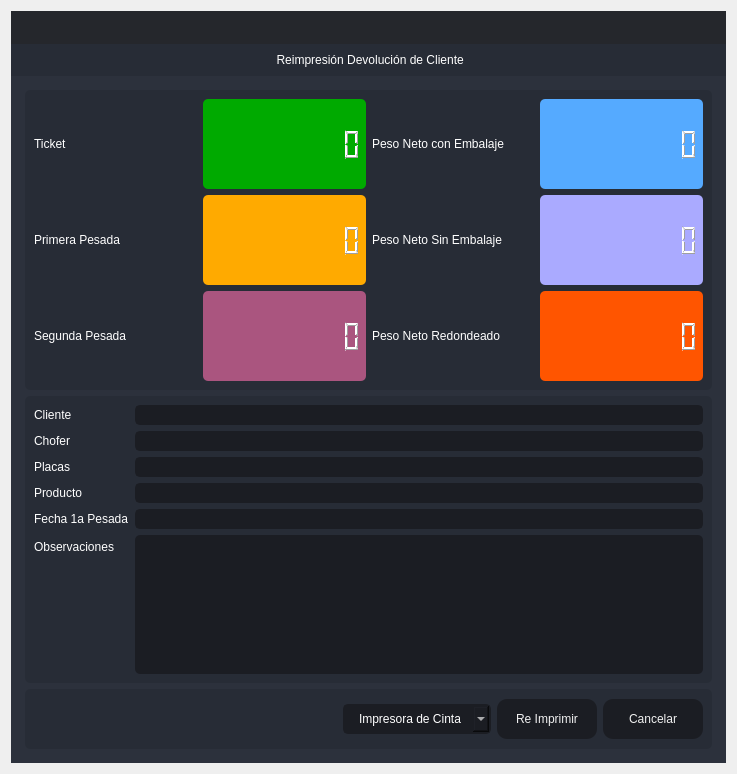
<?xml version="1.0" encoding="UTF-8"?>
<ui version="4.0">
 <class>Destare</class>
 <widget class="QDialog" name="Destare">
  <property name="windowModality">
   <enum>Qt::ApplicationModal</enum>
  </property>
  <property name="geometry">
   <rect>
    <x>0</x>
    <y>0</y>
    <width>737</width>
    <height>774</height>
   </rect>
  </property>
  <property name="minimumSize">
   <size>
    <width>737</width>
    <height>774</height>
   </size>
  </property>
  <property name="maximumSize">
   <size>
    <width>737</width>
    <height>774</height>
   </size>
  </property>
  <property name="windowTitle">
   <string> Reimpresión de Devolución de Cliente</string>
  </property>
  <property name="windowIcon">
   <iconset resource="files.qrc">
    <normaloff>:/16x16/icons/16x16/logo.png</normaloff>:/16x16/icons/16x16/logo.png</iconset>
  </property>
  <layout class="QVBoxLayout" name="verticalLayout_6">
   <item>
    <widget class="QFrame" name="frame_main">
     <property name="styleSheet">
      <string notr="true">/* LINE EDIT */
QLineEdit {
	background-color: rgb(27, 29, 35);
	border-radius: 5px;
	border: 2px solid rgb(27, 29, 35);
	padding-left: 10px;
}
QLineEdit:hover {
	border: 2px solid rgb(64, 71, 88);
}
QLineEdit:focus {
	border: 2px solid rgb(91, 101, 124);
}

/* SCROLL BARS */
QScrollBar:horizontal {
    border: none;
    background: rgb(52, 59, 72);
    height: 14px;
    margin: 0px 21px 0 21px;
	border-radius: 0px;
}
QScrollBar::handle:horizontal {
    background: rgb(85, 170, 255);
    min-width: 25px;
	border-radius: 7px
}
QScrollBar::add-line:horizontal {
    border: none;
    background: rgb(55, 63, 77);
    width: 20px;
	border-top-right-radius: 7px;
    border-bottom-right-radius: 7px;
    subcontrol-position: right;
    subcontrol-origin: margin;
}
QScrollBar::sub-line:horizontal {
    border: none;
    background: rgb(55, 63, 77);
    width: 20px;
	border-top-left-radius: 7px;
    border-bottom-left-radius: 7px;
    subcontrol-position: left;
    subcontrol-origin: margin;
}
QScrollBar::up-arrow:horizontal, QScrollBar::down-arrow:horizontal
{
     background: none;
}
QScrollBar::add-page:horizontal, QScrollBar::sub-page:horizontal
{
     background: none;
}
 QScrollBar:vertical {
	border: none;
    background: rgb(52, 59, 72);
    width: 14px;
    margin: 21px 0 21px 0;
	border-radius: 0px;
 }
 QScrollBar::handle:vertical {	
	background: rgb(85, 170, 255);
    min-height: 25px;
	border-radius: 7px
 }
 QScrollBar::add-line:vertical {
     border: none;
    background: rgb(55, 63, 77);
     height: 20px;
	border-bottom-left-radius: 7px;
    border-bottom-right-radius: 7px;
     subcontrol-position: bottom;
     subcontrol-origin: margin;
 }
 QScrollBar::sub-line:vertical {
	border: none;
    background: rgb(55, 63, 77);
     height: 20px;
	border-top-left-radius: 7px;
    border-top-right-radius: 7px;
     subcontrol-position: top;
     subcontrol-origin: margin;
 }
 QScrollBar::up-arrow:vertical, QScrollBar::down-arrow:vertical {
     background: none;
 }

 QScrollBar::add-page:vertical, QScrollBar::sub-page:vertical {
     background: none;
 }

/* CHECKBOX */
QCheckBox::indicator {
    border: 3px solid rgb(52, 59, 72);
	width: 15px;
	height: 15px;
	border-radius: 10px;
    background: rgb(44, 49, 60);
}
QCheckBox::indicator:hover {
    border: 3px solid rgb(58, 66, 81);
}
QCheckBox::indicator:checked {
    background: 3px solid rgb(52, 59, 72);
	border: 3px solid rgb(52, 59, 72);	
	background-image: url(:/16x16/icons/16x16/cil-check-alt.png);
}

/* RADIO BUTTON */
QRadioButton::indicator {
    border: 3px solid rgb(52, 59, 72);
	width: 15px;
	height: 15px;
	border-radius: 10px;
    background: rgb(44, 49, 60);
}
QRadioButton::indicator:hover {
    border: 3px solid rgb(58, 66, 81);
}
QRadioButton::indicator:checked {
    background: 3px solid rgb(94, 106, 130);
	border: 3px solid rgb(52, 59, 72);	
}

/* COMBOBOX */
QComboBox{
	background-color: rgb(27, 29, 35);
	border-radius: 5px;
	border: 2px solid rgb(27, 29, 35);
	padding: 5px;
	padding-left: 10px;
}
QComboBox:hover{
	border: 2px solid rgb(64, 71, 88);
}
QComboBox::drop-down {
	subcontrol-origin: padding;
	subcontrol-position: top right;
	width: 25px; 
	border-left-width: 3px;
	border-left-color: rgba(39, 44, 54, 150);
	border-left-style: solid;
	border-top-right-radius: 3px;
	border-bottom-right-radius: 3px;	
	background-image: url(:/16x16/icons/16x16/cil-arrow-bottom.png);
	background-position: center;
	background-repeat: no-reperat;
 }
QComboBox QAbstractItemView {
	color: rgb(85, 170, 255);	
	background-color: rgb(27, 29, 35);
	padding: 10px;
	selection-background-color: rgb(39, 44, 54);
}

/* SLIDERS */
QSlider::groove:horizontal {
    border-radius: 9px;
    height: 18px;
	margin: 0px;
	background-color: rgb(52, 59, 72);
}
QSlider::groove:horizontal:hover {
	background-color: rgb(55, 62, 76);
}
QSlider::handle:horizontal {
    background-color: rgb(85, 170, 255);
    border: none;
    height: 18px;
    width: 18px;
    margin: 0px;
	border-radius: 9px;
}
QSlider::handle:horizontal:hover {
    background-color: rgb(105, 180, 255);
}
QSlider::handle:horizontal:pressed {
    background-color: rgb(65, 130, 195);
}

QSlider::groove:vertical {
    border-radius: 9px;
    width: 18px;
    margin: 0px;
	background-color: rgb(52, 59, 72);
}
QSlider::groove:vertical:hover {
	background-color: rgb(55, 62, 76);
}
QSlider::handle:vertical {
    background-color: rgb(85, 170, 255);
	border: none;
    height: 18px;
    width: 18px;
    margin: 0px;
	border-radius: 9px;
}
QSlider::handle:vertical:hover {
    background-color: rgb(105, 180, 255);
}
QSlider::handle:vertical:pressed {
    background-color: rgb(65, 130, 195);
}

</string>
     </property>
     <property name="frameShape">
      <enum>QFrame::NoFrame</enum>
     </property>
     <property name="frameShadow">
      <enum>QFrame::Raised</enum>
     </property>
     <layout class="QVBoxLayout" name="verticalLayout">
      <property name="spacing">
       <number>0</number>
      </property>
      <property name="leftMargin">
       <number>0</number>
      </property>
      <property name="topMargin">
       <number>0</number>
      </property>
      <property name="rightMargin">
       <number>0</number>
      </property>
      <property name="bottomMargin">
       <number>0</number>
      </property>
      <item>
       <widget class="QFrame" name="frame_top">
        <property name="minimumSize">
         <size>
          <width>0</width>
          <height>65</height>
         </size>
        </property>
        <property name="maximumSize">
         <size>
          <width>16777215</width>
          <height>65</height>
         </size>
        </property>
        <property name="styleSheet">
         <string notr="true">background-color: transparent;</string>
        </property>
        <property name="frameShape">
         <enum>QFrame::NoFrame</enum>
        </property>
        <property name="frameShadow">
         <enum>QFrame::Raised</enum>
        </property>
        <layout class="QHBoxLayout" name="horizontalLayout_3">
         <property name="spacing">
          <number>0</number>
         </property>
         <property name="leftMargin">
          <number>0</number>
         </property>
         <property name="topMargin">
          <number>0</number>
         </property>
         <property name="rightMargin">
          <number>0</number>
         </property>
         <property name="bottomMargin">
          <number>0</number>
         </property>
         <item>
          <widget class="QFrame" name="frame_toggle">
           <property name="maximumSize">
            <size>
             <width>70</width>
             <height>16777215</height>
            </size>
           </property>
           <property name="styleSheet">
            <string notr="true">background-color: rgb(27, 29, 35);</string>
           </property>
           <property name="frameShape">
            <enum>QFrame::NoFrame</enum>
           </property>
           <property name="frameShadow">
            <enum>QFrame::Raised</enum>
           </property>
           <layout class="QVBoxLayout" name="verticalLayout_3">
            <property name="spacing">
             <number>0</number>
            </property>
            <property name="leftMargin">
             <number>0</number>
            </property>
            <property name="topMargin">
             <number>0</number>
            </property>
            <property name="rightMargin">
             <number>0</number>
            </property>
            <property name="bottomMargin">
             <number>0</number>
            </property>
           </layout>
          </widget>
         </item>
         <item>
          <widget class="QFrame" name="frame_top_right">
           <property name="styleSheet">
            <string notr="true">background: transparent;</string>
           </property>
           <property name="frameShape">
            <enum>QFrame::NoFrame</enum>
           </property>
           <property name="frameShadow">
            <enum>QFrame::Raised</enum>
           </property>
           <layout class="QVBoxLayout" name="verticalLayout_2">
            <property name="spacing">
             <number>0</number>
            </property>
            <property name="leftMargin">
             <number>0</number>
            </property>
            <property name="topMargin">
             <number>0</number>
            </property>
            <property name="rightMargin">
             <number>0</number>
            </property>
            <property name="bottomMargin">
             <number>0</number>
            </property>
            <item>
             <widget class="QFrame" name="frame_top_btns">
              <property name="maximumSize">
               <size>
                <width>16777215</width>
                <height>42</height>
               </size>
              </property>
              <property name="styleSheet">
               <string notr="true">background-color: rgba(27, 29, 35, 200)</string>
              </property>
              <property name="frameShape">
               <enum>QFrame::NoFrame</enum>
              </property>
              <property name="frameShadow">
               <enum>QFrame::Raised</enum>
              </property>
              <layout class="QHBoxLayout" name="horizontalLayout_4">
               <property name="spacing">
                <number>0</number>
               </property>
               <property name="leftMargin">
                <number>0</number>
               </property>
               <property name="topMargin">
                <number>0</number>
               </property>
               <property name="rightMargin">
                <number>0</number>
               </property>
               <property name="bottomMargin">
                <number>0</number>
               </property>
               <item>
                <widget class="QFrame" name="frame_label_top_btns">
                 <property name="sizePolicy">
                  <sizepolicy hsizetype="Expanding" vsizetype="Preferred">
                   <horstretch>0</horstretch>
                   <verstretch>0</verstretch>
                  </sizepolicy>
                 </property>
                 <property name="frameShape">
                  <enum>QFrame::NoFrame</enum>
                 </property>
                 <property name="frameShadow">
                  <enum>QFrame::Raised</enum>
                 </property>
                 <layout class="QHBoxLayout" name="horizontalLayout_10">
                  <property name="spacing">
                   <number>0</number>
                  </property>
                  <property name="leftMargin">
                   <number>5</number>
                  </property>
                  <property name="topMargin">
                   <number>0</number>
                  </property>
                  <property name="rightMargin">
                   <number>10</number>
                  </property>
                  <property name="bottomMargin">
                   <number>0</number>
                  </property>
                 </layout>
                </widget>
               </item>
               <item alignment="Qt::AlignRight">
                <widget class="QFrame" name="frame_btns_right">
                 <property name="sizePolicy">
                  <sizepolicy hsizetype="Expanding" vsizetype="Preferred">
                   <horstretch>0</horstretch>
                   <verstretch>0</verstretch>
                  </sizepolicy>
                 </property>
                 <property name="maximumSize">
                  <size>
                   <width>120</width>
                   <height>16777215</height>
                  </size>
                 </property>
                 <property name="frameShape">
                  <enum>QFrame::NoFrame</enum>
                 </property>
                 <property name="frameShadow">
                  <enum>QFrame::Raised</enum>
                 </property>
                 <layout class="QHBoxLayout" name="horizontalLayout_5">
                  <property name="spacing">
                   <number>0</number>
                  </property>
                  <property name="leftMargin">
                   <number>0</number>
                  </property>
                  <property name="topMargin">
                   <number>0</number>
                  </property>
                  <property name="rightMargin">
                   <number>0</number>
                  </property>
                  <property name="bottomMargin">
                   <number>0</number>
                  </property>
                 </layout>
                </widget>
               </item>
              </layout>
             </widget>
            </item>
            <item>
             <widget class="QFrame" name="frame_top_info">
              <property name="maximumSize">
               <size>
                <width>16777215</width>
                <height>65</height>
               </size>
              </property>
              <property name="styleSheet">
               <string notr="true">background-color: rgb(39, 44, 54);</string>
              </property>
              <property name="frameShape">
               <enum>QFrame::NoFrame</enum>
              </property>
              <property name="frameShadow">
               <enum>QFrame::Raised</enum>
              </property>
              <layout class="QHBoxLayout" name="horizontalLayout_8">
               <property name="spacing">
                <number>0</number>
               </property>
               <property name="leftMargin">
                <number>10</number>
               </property>
               <property name="topMargin">
                <number>0</number>
               </property>
               <property name="rightMargin">
                <number>10</number>
               </property>
               <property name="bottomMargin">
                <number>0</number>
               </property>
               <item>
                <widget class="QLabel" name="label">
                 <property name="styleSheet">
                  <string notr="true">font: 75 16pt &quot;MS Shell Dlg 2&quot;;
color: rgb(255, 255, 255);</string>
                 </property>
                 <property name="text">
                  <string> Reimpresión Devolución de Cliente</string>
                 </property>
                 <property name="alignment">
                  <set>Qt::AlignCenter</set>
                 </property>
                </widget>
               </item>
              </layout>
             </widget>
            </item>
           </layout>
          </widget>
         </item>
        </layout>
       </widget>
      </item>
      <item>
       <widget class="QFrame" name="frame_center">
        <property name="sizePolicy">
         <sizepolicy hsizetype="Expanding" vsizetype="Expanding">
          <horstretch>0</horstretch>
          <verstretch>0</verstretch>
         </sizepolicy>
        </property>
        <property name="styleSheet">
         <string notr="true">background-color: rgb(40, 44, 52);</string>
        </property>
        <property name="frameShape">
         <enum>QFrame::NoFrame</enum>
        </property>
        <property name="frameShadow">
         <enum>QFrame::Raised</enum>
        </property>
        <layout class="QHBoxLayout" name="horizontalLayout_2">
         <property name="spacing">
          <number>0</number>
         </property>
         <property name="leftMargin">
          <number>0</number>
         </property>
         <property name="topMargin">
          <number>0</number>
         </property>
         <property name="rightMargin">
          <number>0</number>
         </property>
         <property name="bottomMargin">
          <number>0</number>
         </property>
         <item>
          <widget class="QFrame" name="frame_content_right">
           <property name="styleSheet">
            <string notr="true">background-color: rgb(44, 49, 60);</string>
           </property>
           <property name="frameShape">
            <enum>QFrame::NoFrame</enum>
           </property>
           <property name="frameShadow">
            <enum>QFrame::Raised</enum>
           </property>
           <layout class="QVBoxLayout" name="verticalLayout_4">
            <property name="spacing">
             <number>0</number>
            </property>
            <property name="leftMargin">
             <number>0</number>
            </property>
            <property name="topMargin">
             <number>0</number>
            </property>
            <property name="rightMargin">
             <number>0</number>
            </property>
            <property name="bottomMargin">
             <number>0</number>
            </property>
            <item>
             <widget class="QFrame" name="frame_content">
              <property name="frameShape">
               <enum>QFrame::NoFrame</enum>
              </property>
              <property name="frameShadow">
               <enum>QFrame::Raised</enum>
              </property>
              <layout class="QVBoxLayout" name="verticalLayout_9">
               <property name="spacing">
                <number>0</number>
               </property>
               <property name="leftMargin">
                <number>5</number>
               </property>
               <property name="topMargin">
                <number>5</number>
               </property>
               <property name="rightMargin">
                <number>5</number>
               </property>
               <property name="bottomMargin">
                <number>5</number>
               </property>
               <item>
                <widget class="QStackedWidget" name="stackedWidget">
                 <property name="styleSheet">
                  <string notr="true">background: transparent;</string>
                 </property>
                 <property name="currentIndex">
                  <number>0</number>
                 </property>
                 <widget class="QWidget" name="page_home">
                  <layout class="QVBoxLayout" name="verticalLayout_10">
                   <item>
                    <widget class="QFrame" name="frame">
                     <property name="minimumSize">
                      <size>
                       <width>0</width>
                       <height>300</height>
                      </size>
                     </property>
                     <property name="maximumSize">
                      <size>
                       <width>16777215</width>
                       <height>300</height>
                      </size>
                     </property>
                     <property name="styleSheet">
                      <string notr="true">background-color: rgb(39, 44, 54);
border-radius: 5px;</string>
                     </property>
                     <property name="frameShape">
                      <enum>QFrame::StyledPanel</enum>
                     </property>
                     <property name="frameShadow">
                      <enum>QFrame::Raised</enum>
                     </property>
                     <layout class="QHBoxLayout" name="horizontalLayout_6">
                      <item>
                       <layout class="QGridLayout" name="gridLayout_2">
                        <item row="1" column="2">
                         <widget class="QLabel" name="label_5">
                          <property name="styleSheet">
                           <string notr="true">color: rgb(255, 255, 255);
font: 75 12pt &quot;MS Shell Dlg 2&quot;;</string>
                          </property>
                          <property name="text">
                           <string>Peso Neto Sin Embalaje</string>
                          </property>
                         </widget>
                        </item>
                        <item row="1" column="1">
                         <widget class="QLCDNumber" name="lcdNumber_3">
                          <property name="styleSheet">
                           <string notr="true">color: rgb(255, 255, 255);
background-color: rgb(255, 170, 0);</string>
                          </property>
                          <property name="digitCount">
                           <number>10</number>
                          </property>
                         </widget>
                        </item>
                        <item row="1" column="3">
                         <widget class="QLCDNumber" name="lcdNumber_4">
                          <property name="styleSheet">
                           <string notr="true">color: rgb(255, 255, 255);
background-color: rgb(170, 170, 255);</string>
                          </property>
                          <property name="digitCount">
                           <number>10</number>
                          </property>
                         </widget>
                        </item>
                        <item row="0" column="3">
                         <widget class="QLCDNumber" name="lcdNumber_1">
                          <property name="styleSheet">
                           <string notr="true">color: rgb(255, 255, 255);
background-color: rgb(85, 170, 255);</string>
                          </property>
                          <property name="digitCount">
                           <number>10</number>
                          </property>
                         </widget>
                        </item>
                        <item row="2" column="3">
                         <widget class="QLCDNumber" name="lcdNumber_6">
                          <property name="styleSheet">
                           <string notr="true">color: rgb(255, 255, 255);
background-color: rgb(255, 85, 0);</string>
                          </property>
                          <property name="digitCount">
                           <number>10</number>
                          </property>
                         </widget>
                        </item>
                        <item row="0" column="0">
                         <widget class="QLabel" name="label_2">
                          <property name="styleSheet">
                           <string notr="true">color: rgb(255, 255, 255);
font: 75 12pt &quot;MS Shell Dlg 2&quot;;</string>
                          </property>
                          <property name="text">
                           <string>Ticket</string>
                          </property>
                         </widget>
                        </item>
                        <item row="1" column="0">
                         <widget class="QLabel" name="label_4">
                          <property name="styleSheet">
                           <string notr="true">color: rgb(255, 255, 255);
font: 75 12pt &quot;MS Shell Dlg 2&quot;;</string>
                          </property>
                          <property name="text">
                           <string>Primera Pesada</string>
                          </property>
                         </widget>
                        </item>
                        <item row="0" column="1">
                         <widget class="QLCDNumber" name="lcdNumber_9">
                          <property name="styleSheet">
                           <string notr="true">color: rgb(255, 255, 255);
background-color: rgb(0, 170, 0);</string>
                          </property>
                          <property name="digitCount">
                           <number>10</number>
                          </property>
                         </widget>
                        </item>
                        <item row="2" column="0">
                         <widget class="QLabel" name="label_6">
                          <property name="styleSheet">
                           <string notr="true">color: rgb(255, 255, 255);
font: 75 12pt &quot;MS Shell Dlg 2&quot;;</string>
                          </property>
                          <property name="text">
                           <string>Segunda Pesada</string>
                          </property>
                         </widget>
                        </item>
                        <item row="0" column="2">
                         <widget class="QLabel" name="label_3">
                          <property name="styleSheet">
                           <string notr="true">color: rgb(255, 255, 255);
font: 75 12pt &quot;MS Shell Dlg 2&quot;;</string>
                          </property>
                          <property name="text">
                           <string>Peso Neto con Embalaje</string>
                          </property>
                         </widget>
                        </item>
                        <item row="2" column="2">
                         <widget class="QLabel" name="label_7">
                          <property name="styleSheet">
                           <string notr="true">color: rgb(255, 255, 255);
font: 75 12pt &quot;MS Shell Dlg 2&quot;;</string>
                          </property>
                          <property name="text">
                           <string>Peso Neto Redondeado</string>
                          </property>
                         </widget>
                        </item>
                        <item row="2" column="1">
                         <widget class="QLCDNumber" name="lcdNumber_7">
                          <property name="styleSheet">
                           <string notr="true">color: rgb(255, 255, 255);
background-color: rgb(170, 85, 127);</string>
                          </property>
                          <property name="digitCount">
                           <number>10</number>
                          </property>
                         </widget>
                        </item>
                       </layout>
                      </item>
                     </layout>
                    </widget>
                   </item>
                   <item>
                    <widget class="QFrame" name="frame_3">
                     <property name="minimumSize">
                      <size>
                       <width>0</width>
                       <height>160</height>
                      </size>
                     </property>
                     <property name="maximumSize">
                      <size>
                       <width>16777215</width>
                       <height>500</height>
                      </size>
                     </property>
                     <property name="styleSheet">
                      <string notr="true">background-color: rgb(39, 44, 54);
border-radius: 5px;</string>
                     </property>
                     <property name="frameShape">
                      <enum>QFrame::StyledPanel</enum>
                     </property>
                     <property name="frameShadow">
                      <enum>QFrame::Raised</enum>
                     </property>
                     <layout class="QVBoxLayout" name="verticalLayout_5">
                      <item>
                       <layout class="QFormLayout" name="formLayout">
                        <item row="0" column="0">
                         <widget class="QLabel" name="label_8">
                          <property name="styleSheet">
                           <string notr="true">color: rgb(255, 255, 255);
font: 75 12pt &quot;MS Shell Dlg 2&quot;;</string>
                          </property>
                          <property name="text">
                           <string>Cliente</string>
                          </property>
                         </widget>
                        </item>
                        <item row="0" column="1">
                         <widget class="QLineEdit" name="Cliente">
                          <property name="styleSheet">
                           <string notr="true">QLineEdit {
	background-color: rgb(27, 29, 35);
	border-radius: 5px;
	border: 2px solid rgb(27, 29, 35);
	padding-left: 10px;
	font: 75 12pt &quot;MS Shell Dlg 2&quot;;
	color: rgb(255, 255, 255);
}
QLineEdit:hover {
	border: 2px solid rgb(64, 71, 88);
}
QLineEdit:focus {
	border: 2px solid rgb(91, 101, 124);
}</string>
                          </property>
                          <property name="readOnly">
                           <bool>true</bool>
                          </property>
                         </widget>
                        </item>
                        <item row="1" column="0">
                         <widget class="QLabel" name="label_9">
                          <property name="styleSheet">
                           <string notr="true">color: rgb(255, 255, 255);
font: 75 12pt &quot;MS Shell Dlg 2&quot;;</string>
                          </property>
                          <property name="text">
                           <string>Chofer</string>
                          </property>
                         </widget>
                        </item>
                        <item row="1" column="1">
                         <widget class="QLineEdit" name="Operador">
                          <property name="styleSheet">
                           <string notr="true">QLineEdit {
	background-color: rgb(27, 29, 35);
	border-radius: 5px;
	border: 2px solid rgb(27, 29, 35);
	padding-left: 10px;
	font: 75 12pt &quot;MS Shell Dlg 2&quot;;
	color: rgb(255, 255, 255);
}
QLineEdit:hover {
	border: 2px solid rgb(64, 71, 88);
}
QLineEdit:focus {
	border: 2px solid rgb(91, 101, 124);
}</string>
                          </property>
                          <property name="readOnly">
                           <bool>true</bool>
                          </property>
                         </widget>
                        </item>
                        <item row="2" column="0">
                         <widget class="QLabel" name="label_10">
                          <property name="styleSheet">
                           <string notr="true">color: rgb(255, 255, 255);
font: 75 12pt &quot;MS Shell Dlg 2&quot;;</string>
                          </property>
                          <property name="text">
                           <string>Placas</string>
                          </property>
                         </widget>
                        </item>
                        <item row="2" column="1">
                         <widget class="QLineEdit" name="Placas">
                          <property name="styleSheet">
                           <string notr="true">QLineEdit {
	background-color: rgb(27, 29, 35);
	border-radius: 5px;
	border: 2px solid rgb(27, 29, 35);
	padding-left: 10px;
	font: 75 12pt &quot;MS Shell Dlg 2&quot;;
	color: rgb(255, 255, 255);
}
QLineEdit:hover {
	border: 2px solid rgb(64, 71, 88);
}
QLineEdit:focus {
	border: 2px solid rgb(91, 101, 124);
}</string>
                          </property>
                          <property name="readOnly">
                           <bool>true</bool>
                          </property>
                         </widget>
                        </item>
                        <item row="3" column="0">
                         <widget class="QLabel" name="label_11">
                          <property name="styleSheet">
                           <string notr="true">color: rgb(255, 255, 255);
font: 75 12pt &quot;MS Shell Dlg 2&quot;;</string>
                          </property>
                          <property name="text">
                           <string>Producto</string>
                          </property>
                         </widget>
                        </item>
                        <item row="3" column="1">
                         <widget class="QLineEdit" name="Producto">
                          <property name="styleSheet">
                           <string notr="true">QLineEdit {
	background-color: rgb(27, 29, 35);
	border-radius: 5px;
	border: 2px solid rgb(27, 29, 35);
	padding-left: 10px;
	font: 75 12pt &quot;MS Shell Dlg 2&quot;;
	color: rgb(255, 255, 255);
}
QLineEdit:hover {
	border: 2px solid rgb(64, 71, 88);
}
QLineEdit:focus {
	border: 2px solid rgb(91, 101, 124);
}</string>
                          </property>
                          <property name="readOnly">
                           <bool>true</bool>
                          </property>
                         </widget>
                        </item>
                        <item row="4" column="0">
                         <widget class="QLabel" name="label_12">
                          <property name="styleSheet">
                           <string notr="true">color: rgb(255, 255, 255);
font: 75 12pt &quot;MS Shell Dlg 2&quot;;</string>
                          </property>
                          <property name="text">
                           <string>Fecha 1a Pesada</string>
                          </property>
                         </widget>
                        </item>
                        <item row="4" column="1">
                         <widget class="QLineEdit" name="EFecha">
                          <property name="styleSheet">
                           <string notr="true">QLineEdit {
	background-color: rgb(27, 29, 35);
	border-radius: 5px;
	border: 2px solid rgb(27, 29, 35);
	padding-left: 10px;
	font: 75 12pt &quot;MS Shell Dlg 2&quot;;
	color: rgb(255, 255, 255);
}
QLineEdit:hover {
	border: 2px solid rgb(64, 71, 88);
}
QLineEdit:focus {
	border: 2px solid rgb(91, 101, 124);
}</string>
                          </property>
                          <property name="readOnly">
                           <bool>true</bool>
                          </property>
                         </widget>
                        </item>
                        <item row="5" column="0">
                         <widget class="QLabel" name="label_13">
                          <property name="styleSheet">
                           <string notr="true">color: rgb(255, 255, 255);
font: 75 12pt &quot;MS Shell Dlg 2&quot;;</string>
                          </property>
                          <property name="text">
                           <string>Observaciones</string>
                          </property>
                         </widget>
                        </item>
                        <item row="5" column="1">
                         <widget class="QPlainTextEdit" name="ObservacionesCompra">
                          <property name="styleSheet">
                           <string notr="true">QPlainTextEdit {
	background-color: rgb(27, 29, 35);
	border-radius: 5px;
	padding: 10px;
    color: rgb(255, 255, 255);
	font: 75 12pt &quot;MS Shell Dlg 2&quot;;
}
QPlainTextEdit:hover {
	border: 2px solid rgb(64, 71, 88);
}
QPlainTextEdit:focus {
	border: 2px solid rgb(91, 101, 124);
}</string>
                          </property>
                          <property name="readOnly">
                           <bool>true</bool>
                          </property>
                         </widget>
                        </item>
                       </layout>
                      </item>
                     </layout>
                    </widget>
                   </item>
                   <item>
                    <widget class="QFrame" name="frame_2">
                     <property name="minimumSize">
                      <size>
                       <width>0</width>
                       <height>60</height>
                      </size>
                     </property>
                     <property name="maximumSize">
                      <size>
                       <width>16777215</width>
                       <height>60</height>
                      </size>
                     </property>
                     <property name="styleSheet">
                      <string notr="true">background-color: rgb(39, 44, 54);
border-radius: 5px;</string>
                     </property>
                     <property name="frameShape">
                      <enum>QFrame::StyledPanel</enum>
                     </property>
                     <property name="frameShadow">
                      <enum>QFrame::Raised</enum>
                     </property>
                     <layout class="QHBoxLayout" name="horizontalLayout_9">
                      <item>
                       <layout class="QGridLayout" name="gridLayout">
                        <item row="0" column="3">
                         <widget class="QPushButton" name="btnr">
                          <property name="minimumSize">
                           <size>
                            <width>100</width>
                            <height>40</height>
                           </size>
                          </property>
                          <property name="styleSheet">
                           <string notr="true">QPushButton {
	border-color: rgb(27, 29, 35);
	font: 75 10pt &quot;MS Shell Dlg 2&quot;;
	color: rgb(240, 240, 240);
	background-color: rgb(27, 29, 35);
	border: 0px solid;
	border-radius: 10px;	
}
QPushButton:hover {
	background-color:rgb(44, 49, 60);
	border-color: rgb(27, 29, 35);
	border: 2px solid;
}</string>
                          </property>
                          <property name="text">
                           <string>Cancelar</string>
                          </property>
                         </widget>
                        </item>
                        <item row="0" column="0">
                         <spacer name="horizontalSpacer">
                          <property name="orientation">
                           <enum>Qt::Horizontal</enum>
                          </property>
                          <property name="sizeHint" stdset="0">
                           <size>
                            <width>40</width>
                            <height>20</height>
                           </size>
                          </property>
                         </spacer>
                        </item>
                        <item row="0" column="2">
                         <widget class="QPushButton" name="btn_guardar">
                          <property name="minimumSize">
                           <size>
                            <width>100</width>
                            <height>40</height>
                           </size>
                          </property>
                          <property name="styleSheet">
                           <string notr="true">QPushButton {
	border-color: rgb(27, 29, 35);
	font: 75 10pt &quot;MS Shell Dlg 2&quot;;
	color: rgb(240, 240, 240);
	background-color: rgb(27, 29, 35);
	border: 0px solid;
	border-radius: 10px;	
}
QPushButton:hover {
	background-color:rgb(44, 49, 60);
	border-color: rgb(27, 29, 35);
	border: 2px solid;
}</string>
                          </property>
                          <property name="text">
                           <string>Re Imprimir</string>
                          </property>
                         </widget>
                        </item>
                        <item row="0" column="1">
                         <widget class="QComboBox" name="comboBox_impresora">
                          <property name="styleSheet">
                           <string notr="true">QComboBox{
	background-color: rgb(27, 29, 35);
	border-radius: 5px;
	border: 2px solid rgb(27, 29, 35);
	padding: 5px;
	padding-left: 14px;
	color: rgb(255, 255, 255);
    font: 75 12pt &quot;MS Shell Dlg 2&quot;;
}
QComboBox:hover{
	border: 2px solid rgb(64, 71, 88);
}
QComboBox QAbstractItemView {
	color: rgb(85, 170, 255);	
	background-color: rgb(27, 29, 35);
	padding: 10px;
	selection-background-color: rgb(39, 44, 54);
}</string>
                          </property>
                          <item>
                           <property name="text">
                            <string>Impresora de Cinta</string>
                           </property>
                          </item>
                          <item>
                           <property name="text">
                            <string>Impresora Windows</string>
                           </property>
                          </item>
                         </widget>
                        </item>
                       </layout>
                      </item>
                     </layout>
                    </widget>
                   </item>
                  </layout>
                 </widget>
                </widget>
               </item>
              </layout>
             </widget>
            </item>
           </layout>
          </widget>
         </item>
        </layout>
       </widget>
      </item>
     </layout>
    </widget>
   </item>
  </layout>
 </widget>
 <resources>
  <include location="files.qrc"/>
 </resources>
 <connections/>
</ui>
